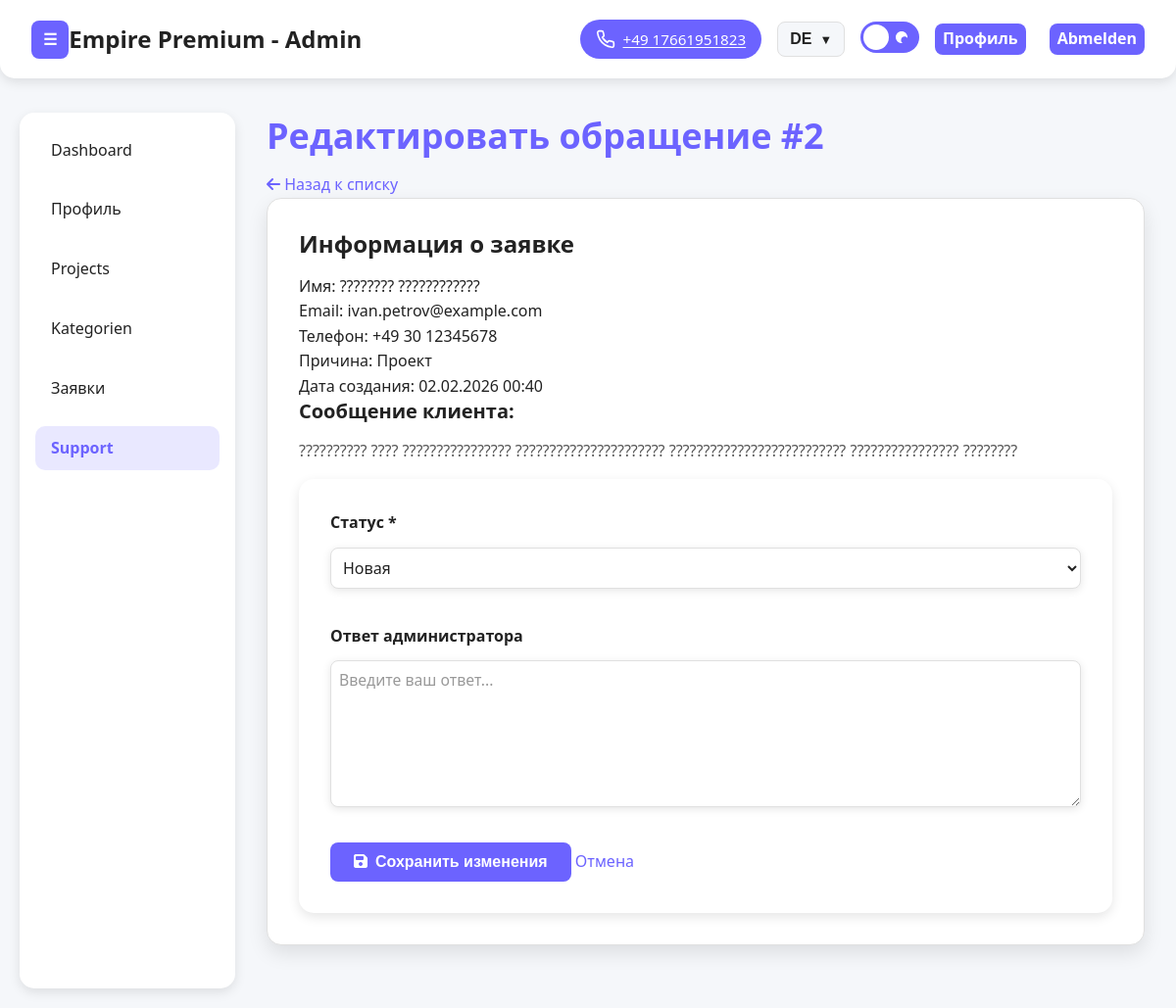
Page /adminka/support/2/edit/ (signed in) on the committed database.
### main/models.py (models this page shows, shortened)
class ContactRequest(models.Model):
    REASON_CHOICES = [
        ('support', 'Поддержка'),
        ('project', 'Проект'),
        ('consult', 'Консультация'),
        ('other', 'Другое'),
    ]
    STATUS_CHOICES = [
        ('new', 'Новая'),
        ('in_progress', 'В процессе'),
        ('closed', 'Закрыта'),
    ]
    name = models.CharField('Имя', max_length=100)
    phone = models.CharField('Телефон', max_length=20)
    email = models.EmailField('Email', max_length=100)
    reason = models.CharField('Причина', max_length=20, choices=REASON_CHOICES, default='support', blank=True)
    message = models.TextField('Сообщение', blank=True)
    created_at = models.DateTimeField('Дата создания', auto_now_add=True)
    status = models.CharField('Статус', max_length=20, choices=STATUS_CHOICES, default='new')
    message_admin = models.TextField('Ответ администратора', blank=True)
    admin_id = models.IntegerField('ID администратора', null=True, blank=True)
    class Meta:
        verbose_name = 'Сообщение в поддержку'
        verbose_name_plural = 'Поддержка'
        db_table = 'contact_requests'
        ordering = ['-created_at']
        indexes = [
            models.Index(fields=['status']),
            models.Index(fields=['-created_at']),
        ]

### main/adminka_views.py (the view, shortened to what this page needs)
# urls.py: path('adminka/support/<int:pk>/edit/', adminka_views.adminka_support_edit, name='adminka_support_edit'),
@login_required(login_url=settings.LOGIN_URL)
@user_passes_test(is_staff_user, login_url=settings.LOGIN_URL)
def adminka_support_edit(request, pk):
    contact_request = get_object_or_404(ContactRequest, pk=pk)
    context = {
        'admin_name': request.user.get_full_name() or request.user.username,
        'support_request': contact_request,
    }
    return render(request, 'adminka/support_edit.html', context)

### main/adminka_views.py (called while the page is built)
def is_staff_user(user):
    return user.is_authenticated and user.is_staff

### main/context_processors.py (called while the page is built)
def cabinet_profile(request):
    context = {}
    if not request.user.is_authenticated:
        return context
    resolver_match = getattr(request, 'resolver_match', None)
    if not resolver_match:
        return context
    url_name = getattr(resolver_match, 'url_name', '') or ''
    if not url_name.startswith('cabinet_'):
        return context
    try:
        context['user_profile'] = UserProfile.objects.get(user=request.user)
    except UserProfile.DoesNotExist:
        context['user_profile'] = None
    return context

### main/templates/adminka/support_edit.html (shortened to what this page needs)
{% extends 'adminka/base.html' %}
{% load static %}
{% block extra_css %}
<link rel="stylesheet" href="{% static 'adminka/css/pages/support-edit.css' %}" />
{% endblock %}
{% block content %}
<main class="dashboard">
    <div class="page-actions" data-aos="fade-up">
        <h1 data-i18n="support.edit.title">Редактировать обращение #{{ support_request.id }}</h1>
        <a href="{% url 'main:adminka_support' %}" class="btn-secondary">
            <span><i class="fa-solid fa-arrow-left"></i></span>
            <span data-i18n="support.back">Назад к списку</span>
        </a>
    </div>
    <div class="card" data-aos="fade-up" data-aos-delay="200">
        <div class="request-info">
            <h3>Информация о заявке</h3>
            <div class="info-grid">
                <div class="info-item">
                    <span class="info-label">Имя:</span>
                    <span class="info-value">{{ support_request.name }}</span>
                </div>
                <div class="info-item">
                    <span class="info-label">Email:</span>
                    <span class="info-value">{{ support_request.email }}</span>
                </div>
                <div class="info-item">
                    <span class="info-label">Телефон:</span>
                    <span class="info-value">{{ support_request.phone }}</span>
                </div>
                <div class="info-item">
                    <span class="info-label">Причина:</span>
                    <span class="info-value">{{ support_request.get_reason_display }}</span>
                </div>
                <div class="info-item">
                    <span class="info-label">Дата создания:</span>
                    <span class="info-value">{{ support_request.created_at|date:"d.m.Y H:i" }}</span>
                </div>
            </div>
            {% if support_request.message %}
            <div class="message-section">
                <h4>Сообщение клиента:</h4>
                <p>{{ support_request.message|linebreaks }}</p>
            </div>
            {% endif %}
        </div>
        <form method="POST" class="support-form">
            <div class="form-group">
                <label for="status">Статус *</label>
                <select id="status" name="status" required>
                <option value="new" {% if support_request.status == 'new' %}selected{% endif %}>Новая</option>
                </select>
            </div>
            <div class="form-group">
                <label for="message_admin">Ответ администратора</label>
                <textarea id="message_admin" name="message_admin" rows="6" placeholder="Введите ваш ответ...">{{ support_request.message_admin }}</textarea>
            </div>
            <div class="form-actions">
                <button type="submit" class="btn-primary">
                    <span><i class="fa-solid fa-save"></i></span>
                    <span>Сохранить изменения</span>
                </button>
                <a href="{% url 'main:adminka_support' %}" class="btn-secondary">
                    <span>Отмена</span>
                </a>
            </div>
        </form>
    </div>
</main>
{% endblock %}

### main/static/adminka/css/themes/light.css (style rules this page uses)
:root { --color-primary: #6c63ff; --color-secondary: #5147e9; --color-accent: #ffcc00; --color-background: #f5f7fa; --color-surface: #ffffff; --color-surface-alt: #f0f1f6; --color-border: #e0e0e0; --color-border-strong: #bdbdbd; --color-shadow: rgba(0, 0, 0, 0.1); --color-shadow-strong: rgba(0, 0, 0, 0.18); --gradient-primary: linear-gradient(135deg, #6c63ff 0%, #5147e9 100%); --gradient-accent: linear-gradient(90deg, #ffcc00 0%, #ffe066 100%); --color-text-primary: #222222; --color-text-secondary: #555555; --color-text-muted: #999999; --color-text-inverse: #fff; --color-success: #28a745; --color-warning: #ffc107; --color-danger: #dc3545; --color-info: #17a2b8; --button-radius: 8px; --button-padding: 0.2rem 0.5rem; --button-font-weight: 600; --button-transition: all 0.3s ease; --button-shadow: 0 2px 8px var(--color-shadow); --card-radius: 15px; --card-padding: 1.5rem; --card-shadow: 0 4px 12px var(--color-shadow); --card-hover-shadow: 0 8px 25px rgba(0, 0, 0, 0.15); --transition-fast: 0.2s ease; --transition-normal: 0.3s ease; --transition-slow: 0.5s ease; --container-max-width: 1200px; --container-padding: 0 20px; --header-height: 70px; --footer-height: auto; --spacing-xxs: 0.125rem; --spacing-xs: 0.25rem; --spacing-sm: 0.5rem; --spacing-md: 1rem; --spacing-lg: 1.5rem; --spacing-xl: 2rem; --spacing-xxl: 3rem; --section-padding: 100px; --font-family-primary: 'Inter', -apple-system, BlinkMacSystemFont, 'Segoe UI', Roboto, sans-serif; --font-size-xs: 0.75rem; --font-size-sm: 0.875rem; --font-size-base: 1rem; --font-size-lg: 1.125rem; --font-size-xl: 1.25rem; --font-size-2xl: 1.5rem; --font-size-3xl: 1.875rem; --font-size-4xl: 2.25rem; --font-size-hero: 3.5rem; --z-dropdown: 1000; --z-sticky: 1020; --z-fixed: 1030; --z-modal-backdrop: 1040; --z-modal: 1050; --z-popover: 1060; --z-tooltip: 1070; --breakpoint-xs: 480px; --breakpoint-sm: 768px; --breakpoint-md: 992px; --breakpoint-lg: 1200px; --breakpoint-xl: 1400px; }
* { box-sizing: border-box; margin: 0; padding: 0; }
.btn-primary { background-color: var(--color-primary); color: #fff; border-radius: var(--button-radius); padding: 0.4rem 1rem; font-weight: var(--button-font-weight); border: none; cursor: pointer; text-decoration: none; display: inline-flex; align-items: center; gap: 0.5rem; text-wrap-mode: nowrap; height: 40px; }
html { scroll-behavior: smooth; }
body { font-family: var(--font-family-primary); font-size: var(--font-size-base); line-height: 1.6; color: var(--color-text-primary); background-color: var(--color-background); -webkit-font-smoothing: antialiased; -moz-osx-font-smoothing: grayscale; }
.card { background-color: var(--color-surface); border-radius: var(--card-radius); box-shadow: var(--card-shadow); padding: var(--card-padding); transition: var(--transition-normal); border: 1px solid var(--color-border); }
h1, h2, h3, h4, h5, h6 { font-weight: 700; line-height: 1.2; margin-bottom: var(--spacing-md); color: var(--color-text-primary); }
h1 { font-size: var(--font-size-4xl); }
h3 { font-size: var(--font-size-2xl); }
h4 { font-size: var(--font-size-xl); }
p { margin-bottom: var(--spacing-md); color: var(--color-text-secondary); }
a { color: var(--color-primary); text-decoration: none; transition: var(--transition-fast); }

### rows in the picture
ContactRequest: id "2", name "???????? ????????????", email "ivan.petrov@example.com", phone "+49 30 12345678", reason "Проект", created_at "02.02.2026 00:40", message "?????????? ???? ???????????????? ?????????????????????? ?????????????????????????? ???????????????? ????????", status "Новая"
